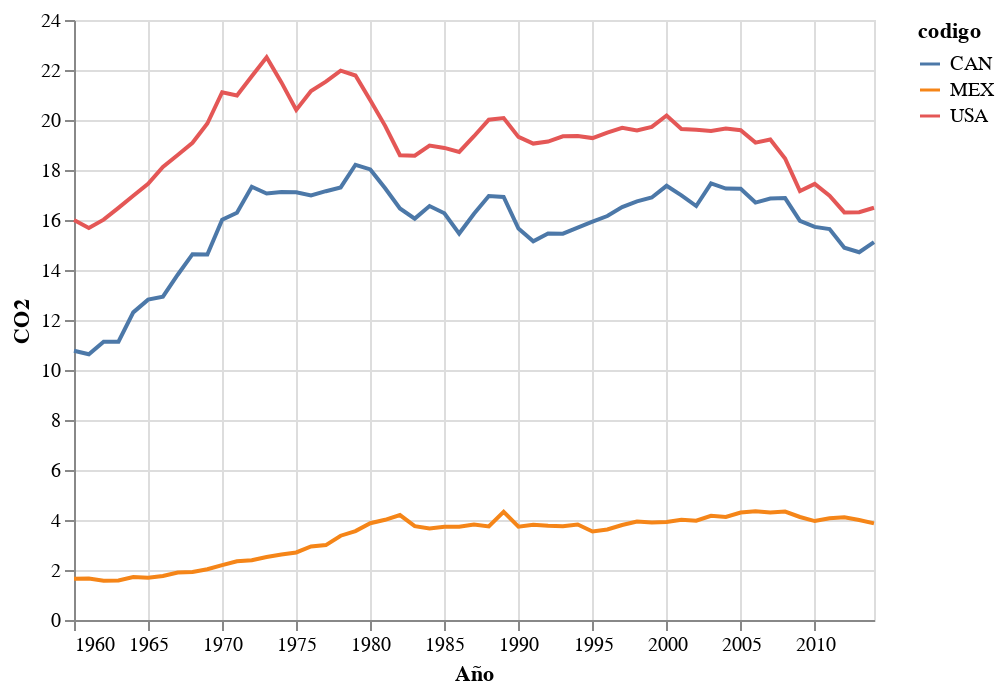

The cell this chart's notebook holds for it:
### Markdown cell above
Nuestro gráfico base bastante simple y algo que ya hemos aprendido a construir."

### Code cell
alt.Chart(datos).mark_line().encode(
    x = alt.X('periodo:T', title = 'Año'),
    y = alt.Y('CO2:Q'),
    color = alt.Color('codigo:N')
)

### Figure 1 — Vega-Lite specification as saved in the notebook (floating-point values rounded to 4 significant figures; data arrays with more than 128 entries replaced by an {"elided": "..."} marker saying what was removed)
{"$schema": "https://vega.github.io/schema/vega-lite/v2.6.0.json", "config": {"view": {"height": 300, "width": 400}}, "data": {"name": "data-42579047980a7c078844cc4e37df2248"}, "datasets": {"data-42579047980a7c078844cc4e37df2248": {"elided": "165 records"}}, "encoding": {"color": {"field": "codigo", "type": "nominal"}, "x": {"field": "periodo", "title": "Año", "type": "temporal"}, "y": {"field": "CO2", "type": "quantitative"}}, "mark": "line"}
